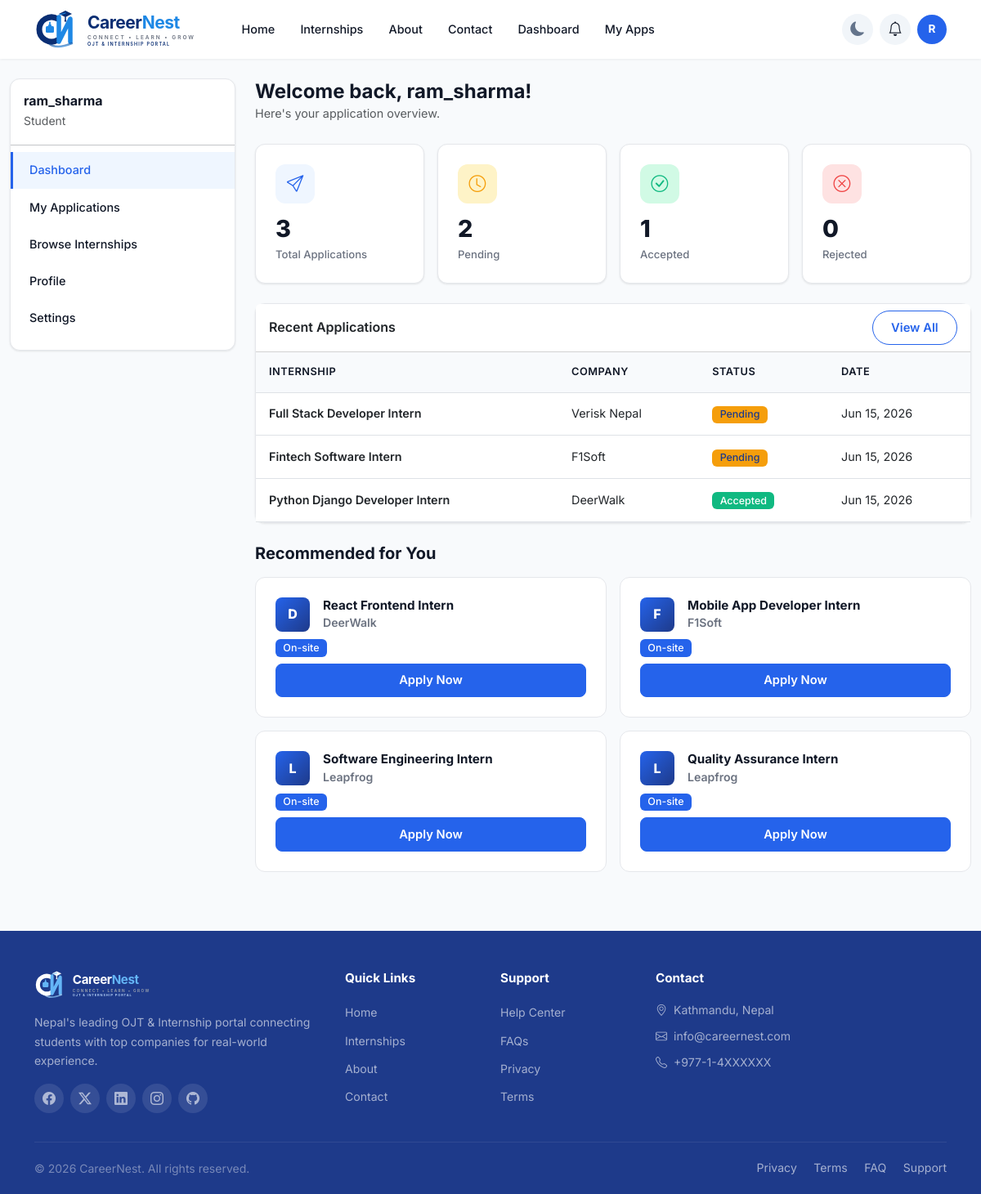
The app's page /dashboard/ (signed in) with its own data.
### applications/models.py (models this page shows, shortened)
class Application(models.Model):
    STATUS_CHOICES = [
        ('Pending','Pending'),
        ('Accepted','Accepted'),
        ('Rejected','Rejected'),
    ]
    student = models.ForeignKey(
        User,
        on_delete=models.CASCADE,
        related_name='applications'
    )
    internship = models.ForeignKey(
        Internship,
        on_delete=models.CASCADE,
        related_name='applications'
    )
    status = models.CharField(
        max_length=20,
        choices=STATUS_CHOICES,
        default='Pending'
    )
    applied_date = models.DateTimeField(
        auto_now_add=True
    )

### internships/models.py (models this page shows, shortened)
class Internship(models.Model):
    TYPE_CHOICES = [
        ('remote', 'Remote'),
        ('onsite', 'On-site'),
        ('hybrid', 'Hybrid'),
    ]
    company = models.ForeignKey(
        Company, on_delete=models.CASCADE, related_name='internships'
    )
    title = models.CharField(max_length=200)
    description = models.TextField()
    skills_required = models.CharField(max_length=500, blank=True, help_text="Comma separated skills")
    location = models.CharField(max_length=100)
    internship_type = models.CharField(max_length=20, choices=TYPE_CHOICES, default='onsite')
    duration = models.CharField(max_length=100, blank=True, help_text="e.g. 3 months")
    stipend = models.CharField(max_length=100, blank=True, help_text="e.g. Rs. 10,000/month")
    created_at = models.DateTimeField(auto_now_add=True)

### companies/models.py (models this page shows, shortened)
class Company(models.Model):
    user = models.OneToOneField(
        User,
        on_delete=models.CASCADE,
        related_name='company'
    )
    company_name = models.CharField(
        max_length=100
    )
    description = models.TextField()
    is_approved = models.BooleanField(
        default=False
    )

### accounts/views.py (the view)
# urls.py: path('dashboard/', views.student_dashboard, name='student_dashboard'),
@login_required
def student_dashboard(request):
    applications = Application.objects.filter(student=request.user)
    total_apps = applications.count()
    pending = applications.filter(status='Pending').count()
    accepted = applications.filter(status='Accepted').count()
    rejected = applications.filter(status='Rejected').count()
    recent = applications.order_by('-applied_date')[:5]
    applied_ids = applications.values_list('internship_id', flat=True)
    recommended = Internship.objects.exclude(id__in=applied_ids).filter(
        company__is_approved=True
    )[:4]
    return render(request, 'accounts/student_dashboard.html', {
        'total_apps': total_apps, 'pending': pending,
        'accepted': accepted, 'rejected': rejected,
        'applications': recent, 'recommended': recommended,
    })

### templates/accounts/student_dashboard.html (shortened to what this page needs)
{% extends 'base.html' %}
{% block content %}
<div class="container-fluid py-4">
    <div class="row">
        <div class="col-lg-3 mb-4">
            <div class="dash-sidebar">
                <div class="px-3 mb-3">
                    <h6 class="fw-bold mb-0">{{ user.username }}</h6>
                    <small class="text-muted">Student</small>
                </div>
                <hr class="my-2">
                <nav class="nav flex-column">
                    <a class="nav-link active" href="#">Dashboard</a>
                    <a class="nav-link" href="{% url 'my_applications' %}">My Applications</a>
                    <a class="nav-link" href="{% url 'internship_list' %}">Browse Internships</a>
                    <a class="nav-link" href="{% url 'profile' %}">Profile</a>
                    <a class="nav-link" href="{% url 'edit_profile' %}">Settings</a>
                </nav>
            </div>
        </div>
        <div class="col-lg-9">
            <div class="d-flex align-items-center justify-content-between mb-4">
                <div>
                    <h4 class="fw-bold mb-0">Welcome back, {{ user.username }}!</h4>
                    <p class="text-muted mb-0" style="font-size: 0.9rem;">Here's your application overview.</p>
                </div>
            </div>
            <div class="row g-3 mb-4">
                <div class="col-md-3 fade-up">
                    <div class="dash-stat">
                        <div class="icon-circle" style="background: #EFF6FF; color: var(--primary);"><i class="bi bi-send"></i></div>
                        <h3>{{ total_apps }}</h3>
                        <div class="label">Total Applications</div>
                    </div>
                </div>
                <div class="col-md-3 fade-up">
                    <div class="dash-stat">
                        <div class="icon-circle" style="background: #FEF3C7; color: var(--highlight);"><i class="bi bi-clock"></i></div>
                        <h3>{{ pending }}</h3>
                        <div class="label">Pending</div>
                    </div>
                </div>
                <div class="col-md-3 fade-up">
                    <div class="dash-stat">
                        <div class="icon-circle" style="background: #D1FAE5; color: var(--accent);"><i class="bi bi-check-circle"></i></div>
                        <h3>{{ accepted }}</h3>
                        <div class="label">Accepted</div>
                    </div>
                </div>
                <div class="col-md-3 fade-up">
                    <div class="dash-stat">
                        <div class="icon-circle" style="background: #FEE2E2; color: var(--danger);"><i class="bi bi-x-circle"></i></div>
                        <h3>{{ rejected }}</h3>
                        <div class="label">Rejected</div>
                    </div>
                </div>
            </div>
            <div class="card mb-4 fade-up">
                <div class="card-header bg-white fw-semibold d-flex justify-content-between align-items-center">
                    <span>Recent Applications</span>
                    <a href="{% url 'my_applications' %}" class="btn btn-sm btn-outline-primary rounded-pill">View All</a>
                </div>
                <div class="card-body p-0">
                    <div class="table-responsive">
                        <table class="table table-hover mb-0">
                            <thead><tr><th>Internship</th><th>Company</th><th>Status</th><th>Date</th></tr></thead>
                            <tbody>
                                {% for app in applications %}
                                <tr>
                                    <td class="fw-semibold">{{ app.internship.title }}</td>
                                    <td>{{ app.internship.company.company_name }}</td>
                                    <td>
                                        {% if app.status == "Pending" %}<span class="badge bg-warning text-dark">Pending</span>
                                        {% elif app.status == "Accepted" %}<span class="badge bg-success">Accepted</span>
                                        {% elif app.status == "Rejected" %}<span class="badge bg-danger">Rejected</span>{% endif %}
                                    </td>
                                    <td>{{ app.applied_date|date:"M d, Y" }}</td>
                                </tr>
                                {% empty %}
                                <tr><td colspan="4" class="text-center py-4"><div class="empty-state py-2">📋 No applications yet. <a href="{% url 'internship_list' %}">Browse internships</a></div></td></tr>
                                {% endfor %}
                            </tbody>
                        </table>
                    </div>
                </div>
            </div>
            {% if recommended %}
            <div class="fade-up">
                <h5 class="fw-bold mb-3">Recommended for You</h5>
                <div class="row g-3">
                    {% for intern in recommended %}
                    <div class="col-md-6">
                        <div class="internship-card h-100">
                            <div class="d-flex align-items-start gap-3 mb-2">
                                <div class="company-logo" style="width: 42px; height: 42px; font-size: 1rem;">{{ intern.company.company_name|first|upper }}</div>
                                <div>
                                    <h6 class="card-title mb-0" style="font-size: 0.95rem;">{{ intern.title }}</h6>
                                    <div class="company-name">{{ intern.company.company_name }}</div>
                                </div>
                            </div>
                            <div class="d-flex gap-2 mb-2">
                                {% if intern.internship_type == 'remote' %}<span class="badge bg-success">Remote</span>
                                {% elif intern.internship_type == 'hybrid' %}<span class="badge bg-warning text-dark">Hybrid</span>
                                {% else %}<span class="badge bg-primary">On-site</span>{% endif %}
                            </div>
                            <a href="{% url 'internship_detail' intern.pk %}" class="btn btn-primary btn-sm w-100">Apply Now</a>
                        </div>
                    </div>
                    {% endfor %}
                </div>
            </div>
            {% endif %}
        </div>
    </div>
</div>
{% endblock %}

### templates/base.html (shortened to what this page needs)
<!DOCTYPE html>
<html lang="en">
<head>
    <link href="https://cdn.jsdelivr.net/npm/bootstrap@5.3.0/dist/css/bootstrap.min.css" rel="stylesheet">
    <link rel="stylesheet" href="https://cdn.jsdelivr.net/npm/bootstrap-icons@1.11.0/font/bootstrap-icons.css">
    {% load static %}
    <link rel="stylesheet" href="{% static 'css/style.css' %}">
</head>
<body>
    <nav class="navbar navbar-expand-lg navbar-light sticky-top">
        <div class="container">
            <a class="navbar-brand" href="/">
                <img src="{% static 'images/logo.svg' %}" alt="CareerNest" height="50">
            </a>
            <div class="collapse navbar-collapse" id="navbarNav">
                <ul class="navbar-nav me-auto">
                    <li class="nav-item"><a class="nav-link" href="/">Home</a></li>
                    <li class="nav-item"><a class="nav-link" href="{% url 'internship_list' %}">Internships</a></li>
                    <li class="nav-item"><a class="nav-link" href="{% url 'about' %}">About</a></li>
                    <li class="nav-item"><a class="nav-link" href="{% url 'contact' %}">Contact</a></li>
                    {% if user.is_authenticated %}
                        {% if user.is_staff %}
                        <li class="nav-item dropdown">
                            <a class="nav-link dropdown-toggle" href="#" role="button" data-bs-toggle="dropdown">Admin</a>
                            <ul class="dropdown-menu">
                                <li><a class="dropdown-item" href="{% url 'admin_dashboard' %}">Dashboard</a></li>
                                <li><a class="dropdown-item" href="{% url 'admin_applications' %}">Applications</a></li>
                                <li><a class="dropdown-item" href="/admin/">Django Admin</a></li>
                            </ul>
                        </li>
                        {% elif user.company %}
                        <li class="nav-item"><a class="nav-link" href="{% url 'company_dashboard' %}">Dashboard</a></li>
                        <li class="nav-item"><a class="nav-link" href="{% url 'create_internship' %}">Post</a></li>
                        {% else %}
                        <li class="nav-item"><a class="nav-link" href="{% url 'student_dashboard' %}">Dashboard</a></li>
                        <li class="nav-item"><a class="nav-link" href="{% url 'my_applications' %}">My Apps</a></li>
                        {% endif %}
                    {% endif %}
                </ul>
                <ul class="navbar-nav align-items-center gap-2">
                    <li class="nav-item">
                        <button class="theme-toggle" id="themeToggle" title="Toggle dark mode">
                            <i class="bi bi-moon-fill"></i>
                        </button>
                    </li>
                    {% if user.is_authenticated %}
                    <li class="nav-item dropdown">
                        <button class="notification-btn" data-bs-toggle="dropdown" aria-label="Notifications">
                            <i class="bi bi-bell"></i>
                        </button>
                    </li>
                    <li class="nav-item dropdown">
                        <div class="avatar-circle-nav" data-bs-toggle="dropdown" role="button">{{ user.username|first|upper }}</div>
                    </li>
                    {% else %}
                    <li class="nav-item"><a class="btn-login" href="{% url 'login' %}">Login</a></li>
                    <li class="nav-item"><a class="btn-register" href="{% url 'signup' %}">Register</a></li>
                    {% endif %}
                </ul>
            </div>
        </div>
    </nav>
    <main>
        {% block content %}{% endblock %}
    </main>
    <footer class="site-footer pt-5 pb-0 mt-5">
        <div class="container">
            <div class="row g-4">
                <div class="col-lg-4">
                    <img src="{% static 'images/logo-light.svg' %}" alt="CareerNest" height="36" class="mb-3">
                    <p class="small" style="color: rgba(255,255,255,0.6);">Nepal's leading OJT & Internship portal connecting students with top companies for real-world experience.</p>
                    <div class="d-flex gap-2 mt-3">
                        <a href="#" class="social-link"><i class="bi bi-facebook"></i></a>
                        <a href="#" class="social-link"><i class="bi bi-twitter-x"></i></a>
                        <a href="#" class="social-link"><i class="bi bi-linkedin"></i></a>
                        <a href="#" class="social-link"><i class="bi bi-instagram"></i></a>
                        <a href="#" class="social-link"><i class="bi bi-github"></i></a>
                    </div>
                </div>
                <div class="col-6 col-lg-2">
                    <h6 class="footer-title">Quick Links</h6>
                    <ul class="list-unstyled">
                        <li class="mb-1"><a href="/" class="footer-link">Home</a></li>
                        <li class="mb-1"><a href="{% url 'internship_list' %}" class="footer-link">Internships</a></li>
                        <li class="mb-1"><a href="{% url 'about' %}" class="footer-link">About</a></li>
                        <li class="mb-1"><a href="{% url 'contact' %}" class="footer-link">Contact</a></li>
                    </ul>
                </div>
                <div class="col-6 col-lg-2">
                    <h6 class="footer-title">Support</h6>
                    <ul class="list-unstyled">
                        <li class="mb-1"><a href="#" class="footer-link">Help Center</a></li>
                        <li class="mb-1"><a href="#" class="footer-link">FAQs</a></li>
                        <li class="mb-1"><a href="#" class="footer-link">Privacy</a></li>
                        <li class="mb-1"><a href="#" class="footer-link">Terms</a></li>
                    </ul>
                </div>
                <div class="col-lg-4">
                    <h6 class="footer-title">Contact</h6>
                    <ul class="list-unstyled" style="color: rgba(255,255,255,0.6); font-size: 0.88rem;">
                        <li class="mb-2"><i class="bi bi-geo-alt me-1"></i> Kathmandu, Nepal</li>
                        <li class="mb-2"><i class="bi bi-envelope me-1"></i> info@careernest.com</li>
                        <li class="mb-2"><i class="bi bi-telephone me-1"></i> +977-1-4XXXXXX</li>
                    </ul>
                </div>
            </div>
            <div class="footer-bottom py-3 mt-4">
                <div class="row align-items-center">
                    <div class="col-md-6 text-center text-md-start">
                        <p class="mb-0 small" style="color: rgba(255,255,255,0.4);">&copy; {% now "Y" %} CareerNest. All rights reserved.</p>
                    </div>
                    <div class="col-md-6 text-center text-md-end">
                        <a href="#" class="footer-link small me-3">Privacy</a>
                        <a href="#" class="footer-link small me-3">Terms</a>
                        <a href="#" class="footer-link small me-3">FAQ</a>
                        <a href="#" class="footer-link small">Support</a>
                    </div>
                </div>
            </div>
        </div>
    </footer>
</body>
</html>

### records on screen
Application: internship "Full Stack Developer Intern", internship.company.company_name "Verisk Nepal", status "Pending", applied_date "Jun 15, 2026"
Application: internship "Fintech Software Intern", internship.company.company_name "F1Soft", status "Pending", applied_date "Jun 15, 2026"
Application: internship "Python Django Developer Intern", internship.company.company_name "DeerWalk", status "Accepted", applied_date "Jun 15, 2026"
Internship: company.company_name|first "D", title "React Frontend Intern", company.company_name "DeerWalk", internship_type "On-site"
Internship: company.company_name|first "F", title "Mobile App Developer Intern", company.company_name "F1Soft", internship_type "On-site"
Internship: company.company_name|first "L", title "Software Engineering Intern", company.company_name "Leapfrog", internship_type "On-site"
Internship: company.company_name|first "L", title "Quality Assurance Intern", company.company_name "Leapfrog", internship_type "On-site"

### other values on screen
{{ user.username|first|upper }} "R"
{{ user.username }} "ram_sharma"
{{ total_apps }} "3"
{{ pending }} "2"
{{ accepted }} "1"
{{ rejected }} "0"
